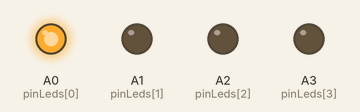
A sketch run on a simulated Arduino Uno, built with avr-gcc and run on an emulated ATmega328P. Shown: output pins drawn as LEDs (lit = HIGH).

Above: at 0.07 s.
At 0.9 s:
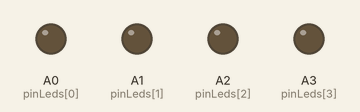
At 1.57 s:
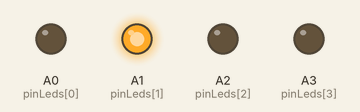
At 2.17 s:
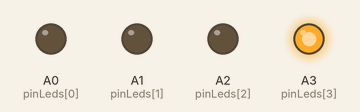
At 3.67 s:
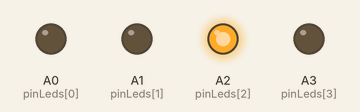
Timing chart, 0 to 4.0 s (numbered marks = the images above):
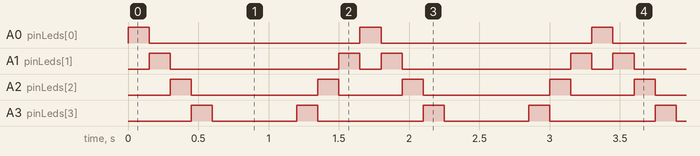

The sketch:

Gauche_Droite.ino
```cpp
int time = 150;
int queue = 0;

const int pinLeds[] = {A0, A1, A2, A3, A4, A5};


void setup() {
  pinMode(A0, OUTPUT);
  pinMode(A1, OUTPUT);
  pinMode(A2, OUTPUT);
  pinMode(A3, OUTPUT);
  pinMode(A4, INPUT);
  pinMode(A5, INPUT);
}

void loop() {
  if (queue == 0) {

    for (int i = 0; i < 6; i++) {
      digitalWrite(pinLeds[i], HIGH);
      delay(time);
      digitalWrite(pinLeds[i], LOW);
    }
    queue = 1;

  } else {

    for (int i = 5; i > 0; i--) {
      digitalWrite(pinLeds[i], HIGH);
      delay(time);
      digitalWrite(pinLeds[i], LOW);
    }
    queue = 0;

  }
}
```

Measured:
- by itself, A0 (pinLeds[0]): alternates HIGH for 0.15 s and LOW for 1.5 s
- by itself, A1 (pinLeds[1]): repeats every 1.7 s: LOW 1.2 s, HIGH 0.15 s, LOW 0.15 s, HIGH 0.15 s
- by itself, A2 (pinLeds[2]): repeats every 1.7 s: LOW 0.90 s, HIGH 0.15 s, LOW 0.45 s, HIGH 0.15 s
- by itself, A3 (pinLeds[3]): repeats every 1.7 s: LOW 0.60 s, HIGH 0.15 s, LOW 0.75 s, HIGH 0.15 s
